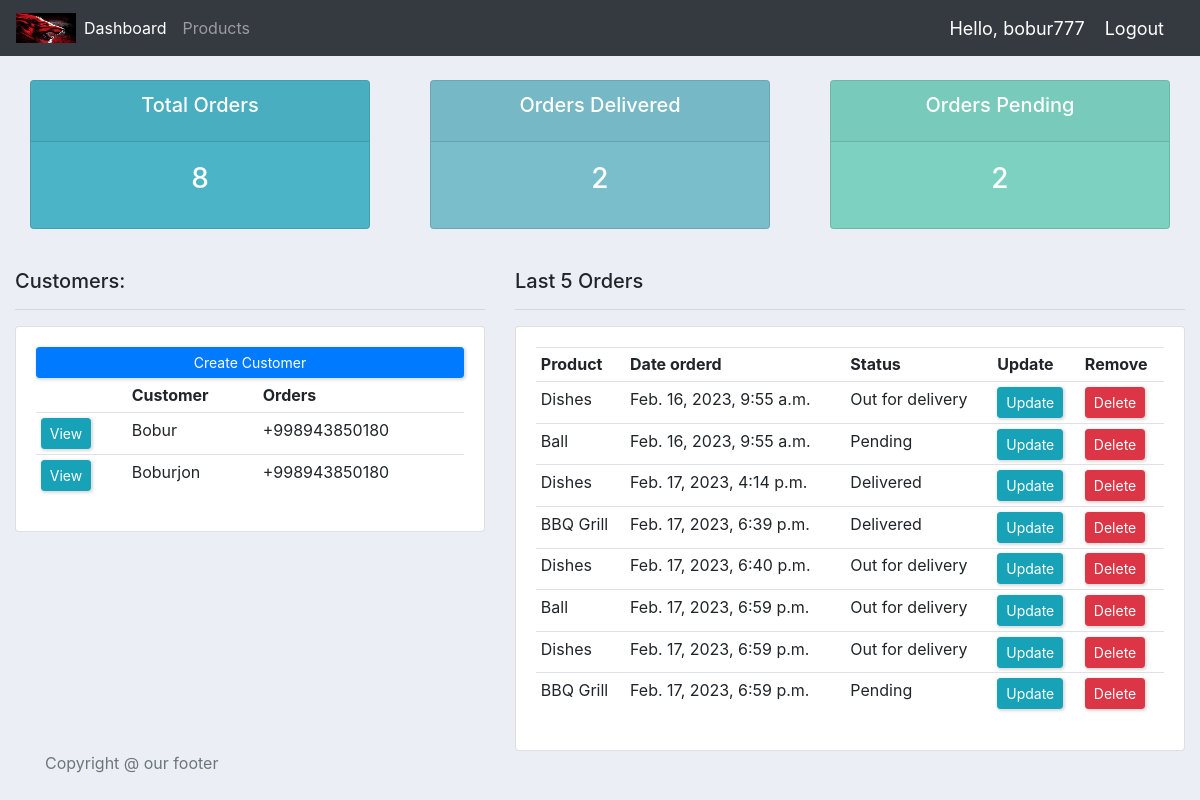
The app's page / (signed in) with its own data.
### accounts/models.py (models this page shows, shortened)
class Customer(models.Model):
    user = models.OneToOneField(User, null=True, on_delete=models.CASCADE)
    name=models.CharField(max_length=200, null=True)
    phone = models.CharField(max_length=200, null=True)
    email = models.CharField(max_length=200, null=True)
    profile_pic=models.ImageField(null=True, blank=True)
    date_created = models.DateTimeField(auto_now_add=True, null=True)

class Order(models.Model):
    STATUS = (
        ('Pending', 'Pending'),
        ('Out for delivery', 'Out for delivery'),
        ('Delivered', 'Delivered'),
    )
    customer = models.ForeignKey(Customer, null=True, on_delete=models.SET_NULL)
    product = models.ForeignKey(Product, null=True, on_delete=models.SET_NULL)
    date_created = models.DateTimeField(auto_now_add=True, null=True)
    status = models.CharField(max_length=200, null=True, choices=STATUS)
    note =models.CharField(max_length=1000, null=True)

class Product(models.Model):
    CATEGORY = (
        ('Indoor', 'Indoor'),
        ('Out Door', 'Out Door'),
    )
    name = models.CharField(max_length=200, null=True)
    price =models.FloatField(null=True)
    category =models.CharField(max_length=200, null=True, choices=CATEGORY)
    description =models.CharField(max_length=200, null=True, blank=True)
    date_created =models.DateTimeField(auto_now_add=True, null=True)
    tags = models.ManyToManyField(Tag)
    def __str__(self):
        return self.name

### accounts/decorators.py (the view)
	def wrapper_function(request, *args, **kwargs):
		group = None
		if request.user.groups.exists():
			group = request.user.groups.all()[0].name
		if group == 'customer':
			return redirect('user-page')
		if group == 'admin':
			return view_func(request, *args, **kwargs)

### accounts/views.py (called while the page is built)
@login_required(login_url='login')
@admin_only
def home(request):
	orders = Order.objects.all()
	customers = Customer.objects.all()
	total_customers = customers.count()
	total_orders = orders.count()
	delivered = orders.filter(status='Delivered').count()
	pending = orders.filter(status='Pending').count()
	context = {'orders':orders, 'customers':customers,
	'total_orders':total_orders,'delivered':delivered,
	'pending':pending }
	return render(request, 'accounts/dashboard.html', context)

### accounts/templates/accounts/dashboard.html
{% extends 'accounts/main.html' %}
{% block content %}
{% include 'accounts/status.html' %}
<br>
<div class="row">
    <div class="col-md-5">
        <h5>Customers:</h5>
        <hr>
        <div class="card card-body">
            <a class="btn btn-primary btn-sm btn-block" href="">Create Customer
            </a>
            <table class="table table-sm">
                <tr>
                    <th></th>
                    <th>Customer</th>
                    <th>Orders</th>
                </tr>
                {% for customer in customers %}
                <tr>
                    <td><a class="btn btn-sm btn-info" href="{% url 'customer' customer.id %}">View</a></td>
                    <td>{{customer.name}}</td>
                    <td>{{customer.phone}}</td>
                </tr>
                {% endfor %}
            </table>
        </div>
    </div>
    <div class="col-md-7">
        <h5>Last 5 Orders</h5>
        <hr>
        <div class="card card-body">
            <table class="table table-sm">
                <tr>
                    <th>Product</th>
                    <th>Date orderd</th>
                    <th>Status</th>
                    <th>Update</th>
                    <th>Remove</th>
                </tr>
                {% for order in orders %}
                <tr>
                    <td>{{order.product}}</td>
                    <td>{{order.date_created}}</td>
                    <td>{{order.status}}</td>
                    <td><a class="btn btn-sm btn-info" href="{% url 'update_order' order.id %}">Update</a></td>
                    <td><a class="btn btn-sm btn-danger" href="{% url 'delete_order' order.id %}">Delete</a></td>
                </tr>
                {% endfor %}
            </table>
        </div>
    </div>
</div>
{% endblock content %}

### accounts/templates/accounts/main.html (shortened to what this page needs)
{% load static %}
<!DOCTYPE html>
<html>
<head>
	<link rel="stylesheet" href="https://stackpath.bootstrapcdn.com/bootstrap/4.3.1/css/bootstrap.min.css">
	<link href="{% static '/css/main.css'  %}" rel="stylesheet" type="text/css">
</head>
<body>
	{% include 'accounts/navbar.html' %}
	<div class="container-fluid">
	{% block content %}
	{% endblock content %}
	</div>
	{% include 'accounts/footer.html' %}
</body>
</html>

### accounts/templates/accounts/navbar.html (shortened to what this page needs)
{% load static %}
<!DOCTYPE html>
<html lang="en">
<head>
    <link rel="stylesheet" href="{% static 'css/style.css' %}" />
    <link rel="stylesheet" href="https://cdn.jsdelivr.net/npm/bootstrap@4.0.0/dist/css/bootstrap.min.css">
    <link rel="stylesheet" type="text/css" href="{% static '/css/main.css' %}">
</head>
<nav class="navbar navbar-expand-lg navbar-dark bg-dark">
<img src="{% static 'images/index.jpeg' %}" style="width: 60px; height: 30px;"/>
    <div class="collapse navbar-collapse" id="navbarNavAltMarkup">
      <div class="navbar-nav">
        {% if request.user.is_staff %}
        <a class="nav-item nav-link active" href="{% url 'home' %}">Dashboard</a>
        <a class="nav-item nav-link" href="{% url 'products' %}">Products</a>
        {% endif %}
      </div>
    </div>
    <span class="hello-msg">Hello, {{request.user}} </span>
    <span>
      <a class="hello-msg" href="{% url 'logout' %}">
 Logout
    </a>
  </span>
  </nav>

### accounts/templates/accounts/status.html
<br>
<div class="row">
  <div class="col">
    <div class="col-md">
        <div class="card text-center text-white mb-3" id="total-orders">
            <div class="card-header">
          <h5 class="card-title">Total Orders</h5>
        </div>
        <div class="card-body">
            <h3 class="card-title">{{total_orders}}</h5>
        </div>
      </div>
    </div>
  </div>
<div class="col">
    <div class="col-md">
        <div class="card text-center text-white mb-3" id="orders-delivered">
            <div class="card-header">
            <h5 class="card-title">Orders Delivered</h5>
</div>
    <div class="card-body">
            <h3 class="card-title">{{delivered}}</h3>
    </div>
        </div>
        </div>
</div>
<div class="col">
    <div class="col-md">
      <div class="card text-center text-white mb-3" id="orders-pending">
          <div class="card-header">
        <h5 class="card-title">Orders Pending</h5>
      </div>
      <div class="card-body">
          <h3 class="card-title">{{pending}}</h3>
      </div>
      </div>
    </div>
  </div>
</div>

### accounts/templates/accounts/footer.html
 <footer class="footer">
    <div class="container">
      <span class="text-muted">Copyright @ our footer</span>
    </div>
  </footer>

### static/css/main.css (style rules this page uses)
body { background-color: #ebeff5; }
#total-orders { background-color: #4cb4c7; }
#orders-delivered { background-color: #7abecc; }
#orders-pending { background-color: #7CD1C0; }

### static/css/style.css (style rules this page uses)
.btn { background-color: transparent; border: none; display: inline-flex; align-items: center; gap: 1rem; cursor: pointer; transition: all ease-in-out 0.3s; padding: 1rem 2rem; border-radius: 5px; box-shadow: 1px 1px 3px 1px rgba(0, 0, 0, 0.15); font-weight: 500; }
.hello-msg { color: #fff; font-size: 18px; margin-right: 20px; }

### records on screen
Customer: name "Bobur", phone "+998943850180"
Customer: name "Boburjon", phone "+998943850180"
Order: product "Dishes", date_created "Feb. 16, 2023, 9:55 a.m.", status "Out for delivery"
Order: product "Ball", date_created "Feb. 16, 2023, 9:55 a.m.", status "Pending"
Order: product "Dishes", date_created "Feb. 17, 2023, 4:14 p.m.", status "Delivered"
Order: product "BBQ Grill", date_created "Feb. 17, 2023, 6:39 p.m.", status "Delivered"
Order: product "Dishes", date_created "Feb. 17, 2023, 6:40 p.m.", status "Out for delivery"
Order: product "Ball", date_created "Feb. 17, 2023, 6:59 p.m.", status "Out for delivery"
Order: product "Dishes", date_created "Feb. 17, 2023, 6:59 p.m.", status "Out for delivery"
Order: product "BBQ Grill", date_created "Feb. 17, 2023, 6:59 p.m.", status "Pending"

### other values on screen
{{ request.user }} "bobur777"
{{ total_orders }} "8"
{{ delivered }} "2"
{{ pending }} "2"
